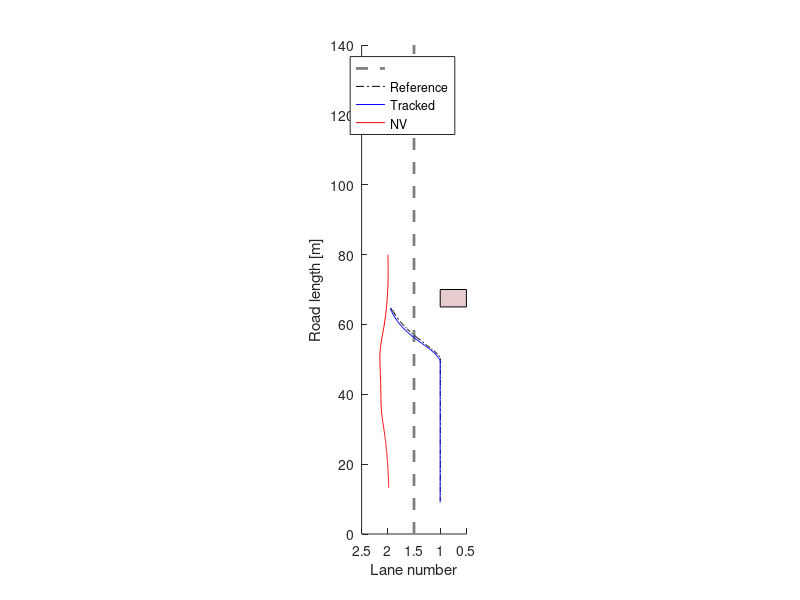
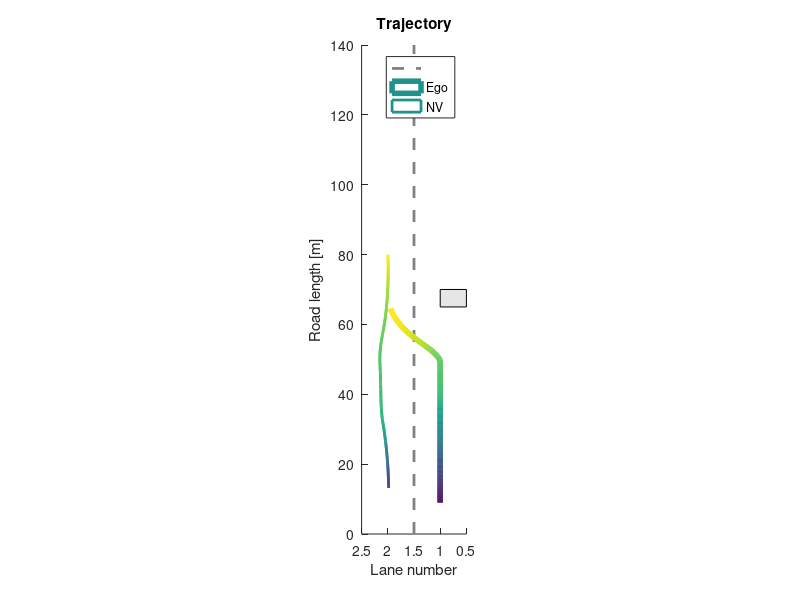

These charts were generated, in order, by the following MATLAB code: (Note: this script raises an error after producing the figures.)
% Viranjan Bhattacharyya
% EMC2 Lab Clemson University

clear, clc, close all

% log_data = load("log_jb3.txt");
% log_data = load("log_vb.txt");
% log_data = load("log_az2.txt");
log_data = load("log.txt");
%%
% start = 154;
% fin = 590;
% start = 160;
% fin = 777;
% start = 355;
% fin = 1014;
start = 48;
fin = length(log_data);
X = log_data(start:fin, 1:5);
X_ref = log_data(start:fin, 7:11);
Ua = log_data(start:fin, 12);
Ul = log_data(start:fin, 13);
X_nv = log_data(start:fin, 15:17);
X_obs = log_data(start:fin, 19);
X_nv_pred = log_data(start:fin, 21);
roadlength = 140;
%%
figure(1)
set (gca,'DataAspectRatio',[1 15 1],'Xdir','reverse','Xlim',[0.5 2.5],'Ylim',[0 roadlength])
hold on 
plot([1.5 1.5],[0 roadlength],'--','LineWidth',2,'Color',[0.5 0.5 0.5]) % lane marking
plot(X_ref(:,4),X_ref(:,1),'-.k')
plot(X(:,4),X(:,1),'b')
plot(X_nv(:,3),X_nv(:,1),'r')
rectangle('Position',[0.5 (X_obs(1)-5) 0.5 5],'FaceColor',[0.9 0.8 0.8])
xlabel('Lane number')
ylabel('Road length [m]')
legend('','Reference','Tracked','NV')
%%
figure(2)
set (gca,'DataAspectRatio',[1 15 1],'Xdir','reverse','Xlim',[0.5 2.5],'Ylim',[0 roadlength])
hold on 
plot([1.5 1.5],[0 roadlength],'--','LineWidth',2,'Color',[0.5 0.5 0.5]) % lane marking
l = X(:,4)';
s = X(:,1)';
z = zeros(size(s));
col = 1:(fin - start + 1);
surface([l;l],[s;s],[z;z],[col;col],...
        'facecol','no',...
        'edgecol','interp',...
        'linew',4);
l_nv = X_nv(:,3)';
s_nv = X_nv(:,1)';
surface([l_nv;l_nv],[s_nv;s_nv],[z;z],[col;col],...
        'facecol','no',...
        'edgecol','interp',...
        'linew',2);
rectangle('Position',[0.5 (X_obs(1)-5) 0.5 5],'FaceColor',[0.9 0.9 0.9])
xlabel('Lane number')
ylabel('Road length [m]')
legend('', 'Ego', 'NV')
title('Trajectory')
%%
RMSE = rmse(X_ref, X);
%%
figure(3)
subplot(211)
plot(Ua,'g')
hold on
plot(X(:,3));
ylabel('m/s^2')
legend('Command acceleration','Ego acceleration')
subplot(212)
plot(Ul,'g')
hold on
plot(X(:,4))
ylabel('Lane')
legend('Command lane', 'Ego')
%%
figure(4)
plot(Ua, 'g')
hold on
plot(X(:,3))
plot(X_ref(:,3))
ylim([-2 2])
ylabel('m/s^2')
legend('Commanded acceleration','Ego acceleration','Reference acceleration')
%%
figure(5)
plot(X(:,2))
hold on
plot(X_nv(:,2))
ylabel('m/s')
legend('Ego', 'NV')
title('Speed')
%%
figure(6)
plot(X(:,1))
hold on
plot(X_nv(:,1))
legend('Ego','NV')
ylabel('Longitudinal Position [m]')
xlabel('Time step')
%%
figure(7)
plot(X(:,4))
hold on
plot(X_nv(:,3))
legend('Ego','NV')
ylabel('Lateral Position [m]')
xlabel('Time step')
%%
figure(8)
set (gca,'DataAspectRatio',[1 60 1],'Xdir','reverse','Xlim',[1.5 2.5])
hold on 
plot([1.5 1.5],[0 roadlength],'--','LineWidth',2,'Color',[0.5 0.5 0.5]) % lane marking
plot(X_nv(:,3),X_nv(:,1),'Color',[0.8 0.1 0.5],'LineWidth',2)
plot(2*ones(length(X_nv_pred)), X_nv_pred(:,1),'.r')
xlabel('Lane number')
ylabel('Road length [m]')
legend('','Actual','Predicted')
title('NV actual and predicted trajectory')